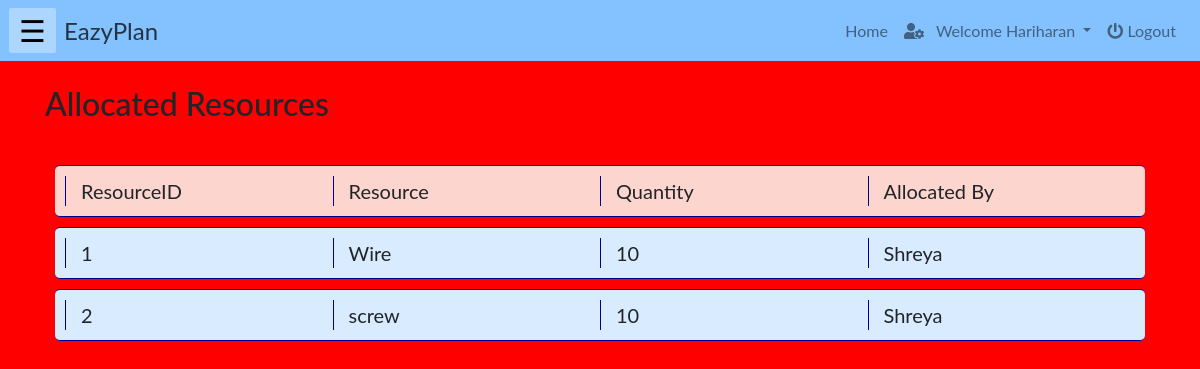
Screenshot of /php/workerResource.php (signed in) with the database file from the repository.
### tables this page shows
CREATE TABLE `allocatedresources` (
  `workerID` int(100) NOT NULL,
  `resourceID` int(100) NOT NULL,
  `quantity` int(10) NOT NULL,
  `StaffID` int(11) NOT NULL,
  `AllocDate` date NOT NULL DEFAULT current_timestamp()
);

CREATE TABLE `resource` (
  `id` int(10) NOT NULL,
  `name` varchar(200) NOT NULL,
  `quantity` int(100) NOT NULL,
  `unit` varchar(50) NOT NULL,
  `cost` int(100) NOT NULL
);

CREATE TABLE `account` (
  `userid` int(10) NOT NULL,
  `name` varchar(100) NOT NULL,
  `email` varchar(200) NOT NULL,
  `role` varchar(20) NOT NULL,
  `password` varchar(40) NOT NULL
);

### php/workerResource.php (the view, shortened to what this page needs)
<!DOCTYPE html>
<html lang="en">
    <?php
        include("../php/headLinks.php");
        if(isset($_SESSION["name"]) && ($_SESSION["role"]=='worker')){
    ?>
    <body>
        <?php
            include("../php/navbar.php");
        ?>
        <div class="container">
        <br><h2>Allocated Resources</h2><br>
            <div class="row" id="heading">
                <div class="col-md-3" id="val" >ResourceID</div>
                <div class="col-md-3" id="val" >Resource</div>
                <div class="col-md-3" id="val" >Quantity</div>
                <div class="col-md-3" id="val" >Allocated By</div>
            </div>
            <?php
                include("../connection/config.php");
                $workerid = $_SESSION['userId'];
                $sql1 = "select a.resourceID, a.quantity, staff.name as name2, r.name as rname FROM allocatedresources a JOIN resource r ON r.id = a.resourceID JOIN account staff ON a.StaffID = staff.userid  WHERE a.workerID = $workerid";
                $resources = mysqli_query($db, $sql1);
                foreach($resources as $resource)
                    {
            ?>
            <div class="row" id="item">
                <div class="col-md-3" id="val" ><?php echo $resource['resourceID']; ?></div>
                <div class="col-md-3" id="val" ><?php echo $resource['rname']; ?></div>
                <div class="col-md-3" id="val" ><?php echo $resource['quantity']; ?></div>
                <div class="col-md-3" id="val" ><?php echo $resource['name2']; ?></div>
            </div>
            <?php
                }
            ?>
        </div>
    </body>
    <?php
        }
    else{
    echo "<h3 style='color:red'>Login to access the page...</h3>";
    echo "<a href='./login.php'>Click here to login</a>";}
    ?>
</html>

### css/homepagestaff.css (style rules this page uses)
body { background-color: red; font-family: "Lato", sans-serif; }

### css/resource.css (style rules this page uses)
#item { border-bottom:1px solid darkblue; border-top:1px solid darkblue; border-radius:5px; padding: 10px; margin:10px; font-size: 20px; background-color: #d9ecff; }
.col-md-3 { border-left:1px solid darkblue; }
#heading { background-color: rgb(252, 213, 206); border-bottom:1px solid darkblue; border-top:1px solid darkblue; border-radius:5px; padding: 10px; margin:10px; font-size: 20px; }

### rows the page displays
allocatedresources: resourceID "1", resourceID.name "Wire", quantity "10", StaffID.name "Shreya"
allocatedresources: resourceID "2", resourceID.name "screw", quantity "10", StaffID.name "Shreya"

### other values shown
$_SESSION["name"] "Hariharan"
